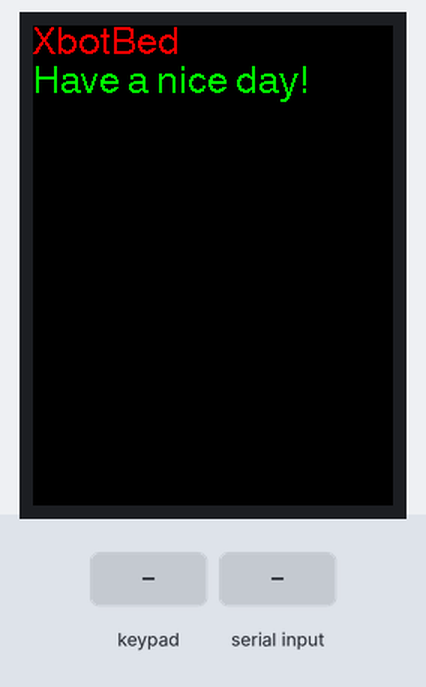
This sketch was run on a simulated ESP32-S3. Parts: 240×320 colour display. The inputs (shaded band) are chosen by the test bench.

Above: at 11.4 s.
11.5 s: keypad keys 1 2 pressed 0.4 s apart
At 13.6 s:
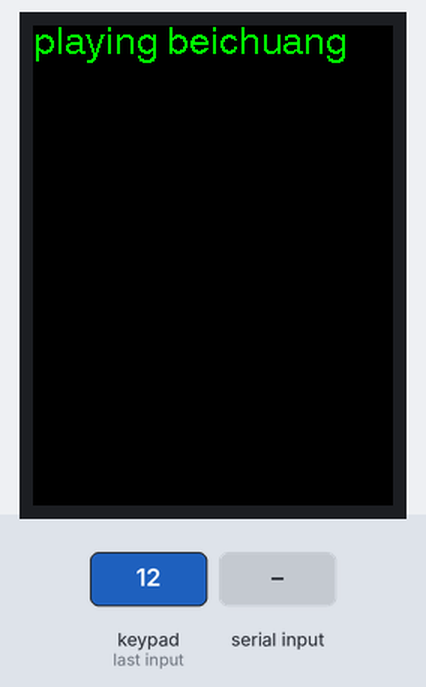
16.1 s: key '3' pressed
At 18.9 s:
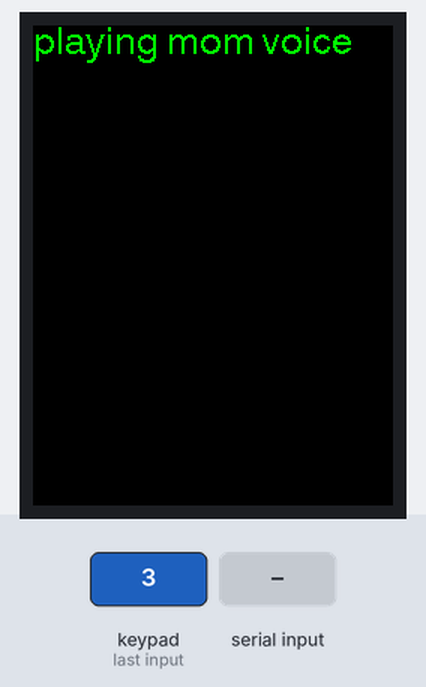
19.9 s: "1" received over the second serial link
At 22.1 s:
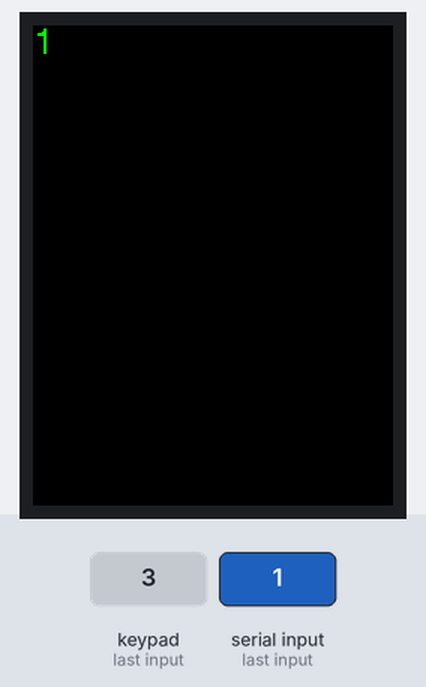
22.4 s: "2" received over the second serial link
At 24.2 s:
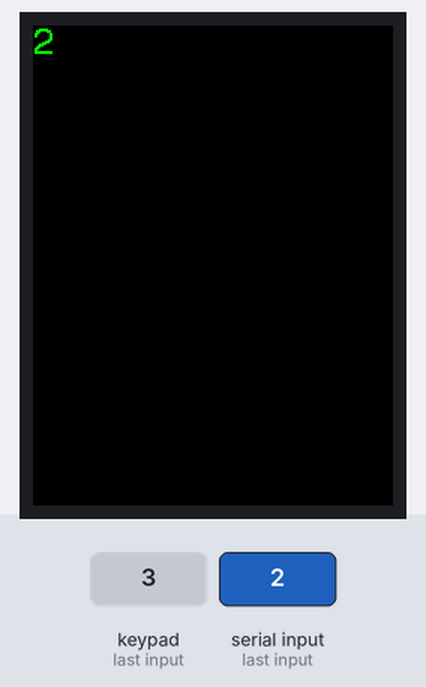
24.9 s: key '1' pressed
At 26.7 s:
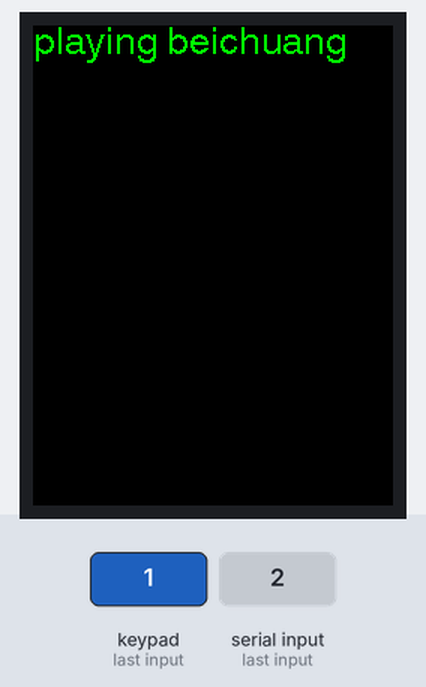
27.1 s: key '2' pressed
At 29.9 s:
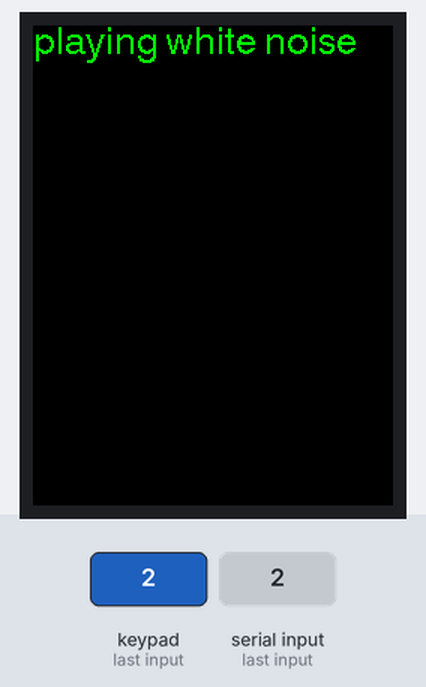
Timing chart, 0 to 31.2 s (numbered marks = the images above; inputs shaded):
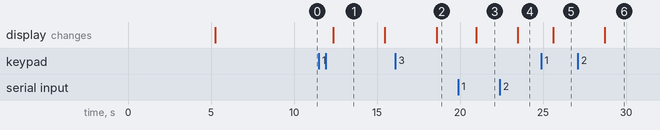

The sketch:

xbotbed.ino
```cpp
#include "SPI.h"
#include "TFT_eSPI.h" //gc9107 is basically the same as st7789 driver initialization
#include "pin_config.h"
#include <Arduino.h>


#include "Adafruit_Keypad.h"

// define your specific keypad here via PID
#define KEYPAD_PID3844
// define your pins here
// can ignore ones that don't apply
#define R1    33
#define R2    34
#define R3    35
#define R4    36
#define C1    37
#define C2    38
#define C3    39
#define C4    48
// leave this import after the above configuration
#include "keypad_config.h"

Adafruit_Keypad customKeypad = Adafruit_Keypad( makeKeymap(keys), rowPins, colPins, ROWS, COLS);
HardwareSerial MySerial(1);

TFT_eSPI tft = TFT_eSPI();
#define TDELAY 500
void setup() {
  MySerial.begin(9600, SERIAL_8N1, 17, 18);
  customKeypad.begin();

  pinMode(PIN_LCD_BL, OUTPUT);
  digitalWrite(PIN_LCD_BL, HIGH);

  tft.begin();
  tft.setRotation(2);

  digitalWrite(PIN_LCD_BL, LOW); // turn on backlight
  delay(5000);
  tft.fillScreen(TFT_BLACK);

  // Set "cursor" at top left corner of display (0,0) and select font 4
  tft.setCursor(0, 0, 4);

  // Set the font colour to be white with a black background
  tft.setTextColor(TFT_WHITE, TFT_BLACK);
  tft.invertDisplay(true); // Where i is true or false
    // We can now plot text on screen using the "print" classss

  tft.setTextColor(TFT_RED, TFT_BLACK);
  tft.println("XbotBed");

  tft.setTextColor(TFT_GREEN, TFT_BLACK);
  tft.println("Have a nice day!");

//  tft.setTextColor(TFT_BLUE, TFT_BLACK);
//  tft.println("Beethoven.mp3");

  delay(5000);
}

void loop() {
  String mcu_message="";
  // put your main code here, to run repeatedly:
  customKeypad.tick();

  while(customKeypad.available()){
    keypadEvent e = customKeypad.read();
    char a = (char)e.bit.KEY;
    MySerial.print(a);
    if(a=='1' && e.bit.EVENT == KEY_JUST_PRESSED){
        tft.setCursor(0, 0, 4);
         tft.fillScreen(TFT_BLACK);
        tft.setTextColor(TFT_GREEN, TFT_BLACK);
        tft.println("playing beichuang");
    }
    if(a=='2' && e.bit.EVENT == KEY_JUST_PRESSED){
        tft.setCursor(0, 0, 4);
         tft.fillScreen(TFT_BLACK);
        tft.setTextColor(TFT_GREEN, TFT_BLACK);
        tft.println("playing white noise");
    }
    if(a=='3' && e.bit.EVENT == KEY_JUST_PRESSED){
        tft.setCursor(0, 0, 4);
         tft.fillScreen(TFT_BLACK);
        tft.setTextColor(TFT_GREEN, TFT_BLACK);
        tft.println("playing mom voice");
    }
    if(e.bit.EVENT == KEY_JUST_PRESSED) MySerial.println(" pressed");
    else if(e.bit.EVENT == KEY_JUST_RELEASED) MySerial.println(" released");
  }
  mcu_message = MySerial.readString();
  if(mcu_message.length() != 0){
    MySerial.println(mcu_message);
    tft.setCursor(0, 0, 4);
    tft.fillScreen(TFT_BLACK);
    tft.setTextColor(TFT_GREEN, TFT_BLACK);
    tft.println(mcu_message);
  }

  delay(10);

}
```

keypad_config.h
```cpp
// This file contains predefined setup for various Adafruit Matrix Keypads.
#ifndef __KEYPAD_CONFIG_H__
#define __KEYPAD_CONFIG_H__

#if defined(KEYPAD_PID3844)
const byte ROWS = 4; // rows
const byte COLS = 4; // columns
// define the symbols on the buttons of the keypads
char keys[ROWS][COLS] = {{'1', '2', '3', 'A'},
                         {'4', '5', '6', 'B'},
                         {'7', '8', '9', 'C'},
                         {'*', '0', '#', 'D'}};
byte rowPins[ROWS] = {R1, R2, R3,
                      R4}; // connect to the row pinouts of the keypad
byte colPins[COLS] = {C1, C2, C3,
                      C4}; // connect to the column pinouts of the keypad
#endif

#if defined(KEYPAD_PID1824) || defined(KEYPAD_PID3845) || defined(KEYPAD_PID419)
const byte ROWS = 4; // rows
const byte COLS = 3; // columns
// define the symbols on the buttons of the keypads
char keys[ROWS][COLS] = {
    {'1', '2', '3'}, {'4', '5', '6'}, {'7', '8', '9'}, {'*', '0', '#'}};
byte rowPins[ROWS] = {R1, R2, R3,
                      R4};         // connect to the row pinouts of the keypad
byte colPins[COLS] = {C1, C2, C3}; // connect to the column pinouts of the
                                   // keypad
#endif

#if defined(KEYPAD_PID1332)
const byte ROWS = 1; // rows
const byte COLS = 4; // columns
// define the symbols on the buttons of the keypads
char keys[ROWS][COLS] = {
    {'1', '2', '3', '4'},
};
byte rowPins[ROWS] = {R1}; // connect to the row pinouts of the keypad
byte colPins[COLS] = {C1, C2, C3,
                      C4}; // connect to the column pinouts of the keypad
#endif

#endif
```

pin_config.h
```cpp
#pragma once

#define FORMAT_ALIGNMENT_______________ nullptr


/* T-QT pin definition */
#define PIN_BAT_VOLT                    4
#define PIN_LCD_BL                      10
#define PIN_LCD_DC                      6
#define PIN_LCD_CS                      5
#define PIN_LCD_CLK                     3
#define PIN_LCD_MOSI                    2
#define PIN_LCD_RES                     1
#define PIN_BTN_L                       0
#define PIN_BTN_R                       47
```

Measured:
- after the input at 11.5 s, the display: changes after 0.85 s (image 1)
- after the input at 16.1 s, the display: changes after 2.5 s (image 2)
- after the input at 19.9 s, the display: changes after 1.1 s (image 3)
- after the input at 22.4 s, the display: changes after 1.1 s (image 4)
- after the input at 24.9 s, the display: changes after 0.70 s (image 5)
- after the input at 27.1 s, the display: changes after 1.6 s (image 6)
- what the display in image 1 shows lasts 3.1 s, from 12.4 s to 15.5 s
